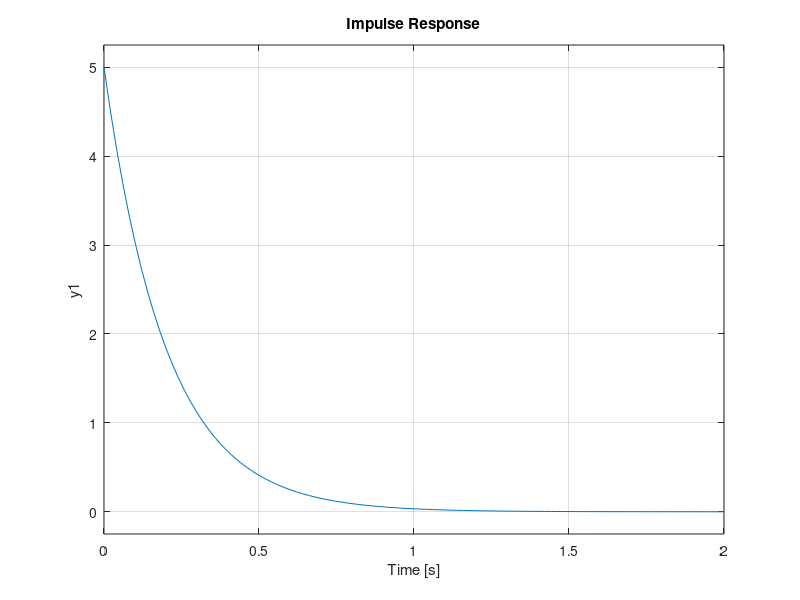
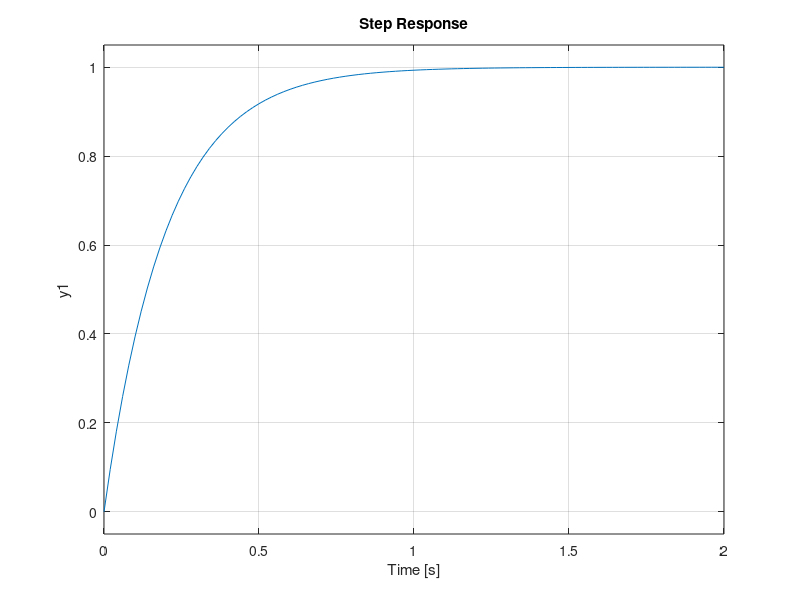
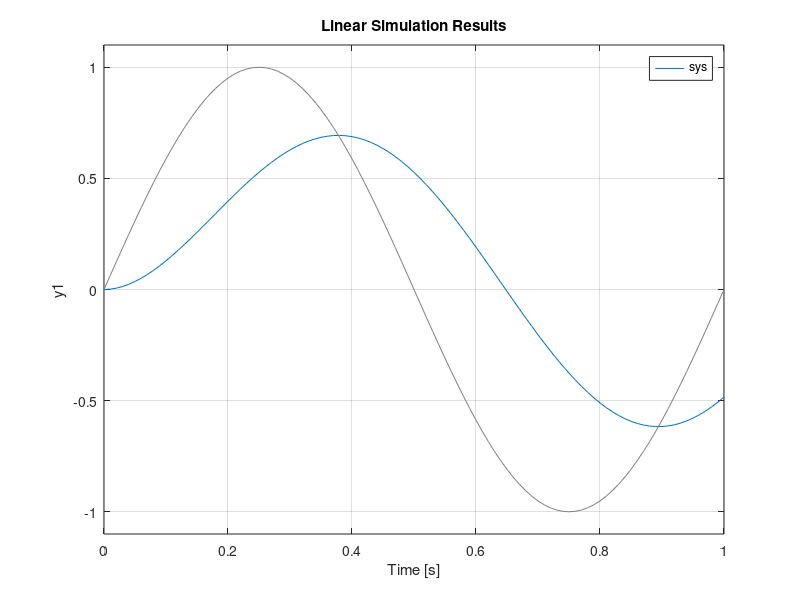
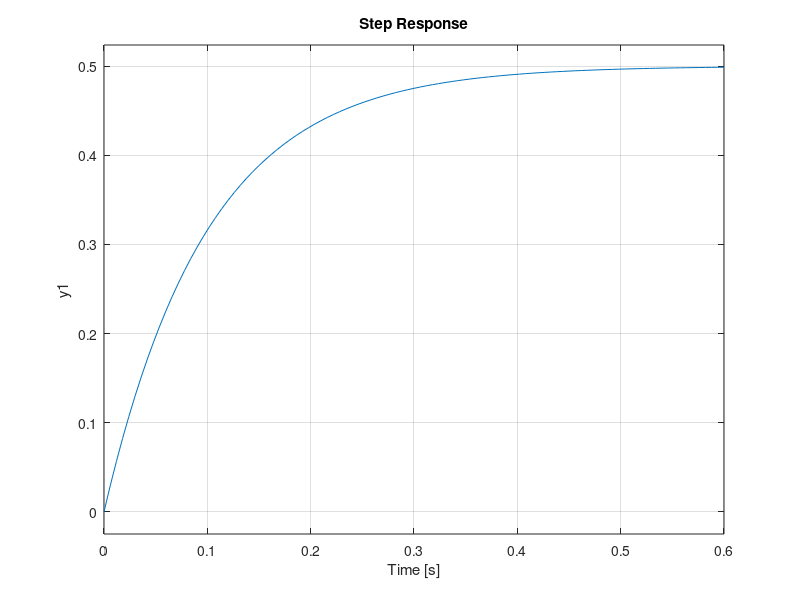

Write the MATLAB code that produced these figures, in order. (Note: this script raises an error after producing the figures.)
clc;clear all;
num = 1;
dem = [0.2 1];
t = 0:0.01:1;
sys = tf(num,dem)
[A,B,C,D] = tf2ss(num,dem)
figure,impulse(sys)
figure,step(sys)
u = sin(2*pi*t);
figure,lsim(sys,u,t)
sys1 = feedback(sys,1)
figure,step(sys1)
kp = dcgain(sys1)
ess1 = 1/(1+kp)

figure,bode(num,dem)